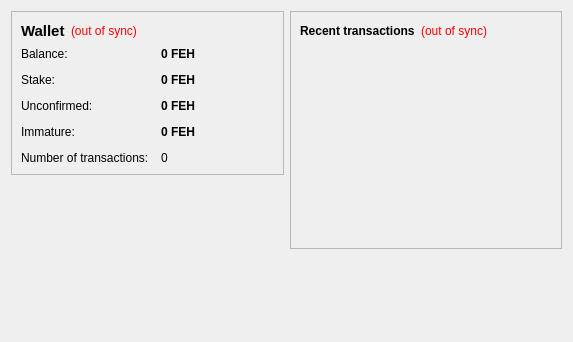
<?xml version="1.0" encoding="UTF-8"?>
<ui version="4.0">
 <class>OverviewPage</class>
 <widget class="QWidget" name="OverviewPage">
  <property name="geometry">
   <rect>
    <x>0</x>
    <y>0</y>
    <width>573</width>
    <height>342</height>
   </rect>
  </property>
  <property name="windowTitle">
   <string>Form</string>
  </property>
  <layout class="QHBoxLayout" name="horizontalLayout" stretch="1,1">
   <item>
    <layout class="QVBoxLayout" name="verticalLayout_2">
     <item>
      <widget class="QFrame" name="frame">
       <property name="frameShape">
        <enum>QFrame::StyledPanel</enum>
       </property>
       <property name="frameShadow">
        <enum>QFrame::Raised</enum>
       </property>
       <layout class="QVBoxLayout" name="verticalLayout_4">
        <item>
         <layout class="QHBoxLayout" name="horizontalLayout_4">
          <item>
           <widget class="QLabel" name="label_5">
            <property name="font">
             <font>
              <pointsize>11</pointsize>
              <weight>75</weight>
              <bold>true</bold>
             </font>
            </property>
            <property name="text">
             <string>Wallet</string>
            </property>
           </widget>
          </item>
          <item>
           <widget class="QLabel" name="labelWalletStatus">
            <property name="toolTip">
             <string>The displayed information may be out of date. Your wallet automatically synchronizes with the FehCoin network after a connection is established, but this process has not completed yet.</string>
            </property>
            <property name="styleSheet">
             <string notr="true">QLabel { color: red; }</string>
            </property>
            <property name="text">
             <string notr="true">(out of sync)</string>
            </property>
            <property name="alignment">
             <set>Qt::AlignLeading|Qt::AlignLeft|Qt::AlignVCenter</set>
            </property>
           </widget>
          </item>
          <item>
           <spacer name="horizontalSpacer_2">
            <property name="orientation">
             <enum>Qt::Horizontal</enum>
            </property>
            <property name="sizeHint" stdset="0">
             <size>
              <width>40</width>
              <height>20</height>
             </size>
            </property>
           </spacer>
          </item>
         </layout>
        </item>
        <item>
         <layout class="QFormLayout" name="formLayout_2">
          <property name="fieldGrowthPolicy">
           <enum>QFormLayout::AllNonFixedFieldsGrow</enum>
          </property>
          <property name="horizontalSpacing">
           <number>12</number>
          </property>
          <property name="verticalSpacing">
           <number>12</number>
          </property>
          <item row="0" column="0">
           <widget class="QLabel" name="label">
            <property name="text">
             <string>Balance:</string>
            </property>
           </widget>
          </item>
          <item row="0" column="1">
           <widget class="QLabel" name="labelBalance">
            <property name="font">
             <font>
              <weight>75</weight>
              <bold>true</bold>
             </font>
            </property>
            <property name="cursor">
             <cursorShape>IBeamCursor</cursorShape>
            </property>
            <property name="toolTip">
             <string>Your current balance</string>
            </property>
            <property name="text">
             <string notr="true">0 FEH</string>
            </property>
            <property name="textInteractionFlags">
             <set>Qt::LinksAccessibleByMouse|Qt::TextSelectableByKeyboard|Qt::TextSelectableByMouse</set>
            </property>
           </widget>
          </item>
          <item row="1" column="0">
           <widget class="QLabel" name="label_6">
            <property name="text">
             <string>Stake:</string>
            </property>
           </widget>
          </item>
          <item row="1" column="1">
           <widget class="QLabel" name="labelStake">
            <property name="font">
             <font>
              <weight>75</weight>
              <bold>true</bold>
             </font>
            </property>
            <property name="cursor">
             <cursorShape>IBeamCursor</cursorShape>
            </property>
            <property name="toolTip">
             <string>Total of coins that was staked, and do not yet count toward the current balance</string>
            </property>
            <property name="text">
             <string notr="true">0 FEH</string>
            </property>
            <property name="textInteractionFlags">
             <set>Qt::LinksAccessibleByMouse|Qt::TextSelectableByKeyboard|Qt::TextSelectableByMouse</set>
            </property>
           </widget>
          </item>
          <item row="2" column="0">
           <widget class="QLabel" name="label_3">
            <property name="text">
             <string>Unconfirmed:</string>
            </property>
           </widget>
          </item>
          <item row="2" column="1">
           <widget class="QLabel" name="labelUnconfirmed">
            <property name="font">
             <font>
              <weight>75</weight>
              <bold>true</bold>
             </font>
            </property>
            <property name="cursor">
             <cursorShape>IBeamCursor</cursorShape>
            </property>
            <property name="toolTip">
             <string>Total of transactions that have yet to be confirmed, and do not yet count toward the current balance</string>
            </property>
            <property name="text">
             <string notr="true">0 FEH</string>
            </property>
            <property name="textInteractionFlags">
             <set>Qt::LinksAccessibleByMouse|Qt::TextSelectableByKeyboard|Qt::TextSelectableByMouse</set>
            </property>
           </widget>
          </item>
          <item row="3" column="0">
           <widget class="QLabel" name="labelImmatureText">
            <property name="text">
             <string>Immature:</string>
            </property>
           </widget>
          </item>
          <item row="3" column="1">
           <widget class="QLabel" name="labelImmature">
            <property name="font">
             <font>
              <weight>75</weight>
              <bold>true</bold>
             </font>
            </property>
            <property name="toolTip">
             <string>Mined balance that has not yet matured</string>
            </property>
            <property name="text">
             <string notr="true">0 FEH</string>
            </property>
            <property name="textInteractionFlags">
             <set>Qt::LinksAccessibleByMouse|Qt::TextSelectableByKeyboard|Qt::TextSelectableByMouse</set>
            </property>
           </widget>
          </item>
          <item row="4" column="0">
           <widget class="QLabel" name="label_2">
            <property name="text">
             <string>Number of transactions:</string>
            </property>
           </widget>
          </item>
          <item row="4" column="1">
           <widget class="QLabel" name="labelNumTransactions">
            <property name="toolTip">
             <string>Total number of transactions in wallet</string>
            </property>
            <property name="text">
             <string notr="true">0</string>
            </property>
           </widget>
          </item>
         </layout>
        </item>
       </layout>
      </widget>
     </item>
     <item>
      <spacer name="verticalSpacer">
       <property name="orientation">
        <enum>Qt::Vertical</enum>
       </property>
       <property name="sizeHint" stdset="0">
        <size>
         <width>20</width>
         <height>40</height>
        </size>
       </property>
      </spacer>
     </item>
    </layout>
   </item>
   <item>
    <layout class="QVBoxLayout" name="verticalLayout_3">
     <item>
      <widget class="QFrame" name="frame_2">
       <property name="frameShape">
        <enum>QFrame::StyledPanel</enum>
       </property>
       <property name="frameShadow">
        <enum>QFrame::Raised</enum>
       </property>
       <layout class="QVBoxLayout" name="verticalLayout">
        <item>
         <layout class="QHBoxLayout" name="horizontalLayout_2">
          <item>
           <widget class="QLabel" name="label_4">
            <property name="text">
             <string>&lt;b&gt;Recent transactions&lt;/b&gt;</string>
            </property>
           </widget>
          </item>
          <item>
           <widget class="QLabel" name="labelTransactionsStatus">
            <property name="toolTip">
             <string>The displayed information may be out of date. Your wallet automatically synchronizes with the FehCoin network after a connection is established, but this process has not completed yet.</string>
            </property>
            <property name="styleSheet">
             <string notr="true">QLabel { color: red; }</string>
            </property>
            <property name="text">
             <string notr="true">(out of sync)</string>
            </property>
            <property name="alignment">
             <set>Qt::AlignRight|Qt::AlignTrailing|Qt::AlignVCenter</set>
            </property>
           </widget>
          </item>
          <item>
           <spacer name="horizontalSpacer">
            <property name="orientation">
             <enum>Qt::Horizontal</enum>
            </property>
            <property name="sizeHint" stdset="0">
             <size>
              <width>40</width>
              <height>20</height>
             </size>
            </property>
           </spacer>
          </item>
         </layout>
        </item>
        <item>
         <widget class="QListView" name="listTransactions">
          <property name="styleSheet">
           <string notr="true">QListView { background: transparent; }</string>
          </property>
          <property name="frameShape">
           <enum>QFrame::NoFrame</enum>
          </property>
          <property name="verticalScrollBarPolicy">
           <enum>Qt::ScrollBarAlwaysOff</enum>
          </property>
          <property name="horizontalScrollBarPolicy">
           <enum>Qt::ScrollBarAlwaysOff</enum>
          </property>
          <property name="selectionMode">
           <enum>QAbstractItemView::NoSelection</enum>
          </property>
         </widget>
        </item>
       </layout>
      </widget>
     </item>
     <item>
      <spacer name="verticalSpacer_2">
       <property name="orientation">
        <enum>Qt::Vertical</enum>
       </property>
       <property name="sizeHint" stdset="0">
        <size>
         <width>20</width>
         <height>40</height>
        </size>
       </property>
      </spacer>
     </item>
    </layout>
   </item>
  </layout>
 </widget>
 <resources/>
 <connections/>
</ui>
